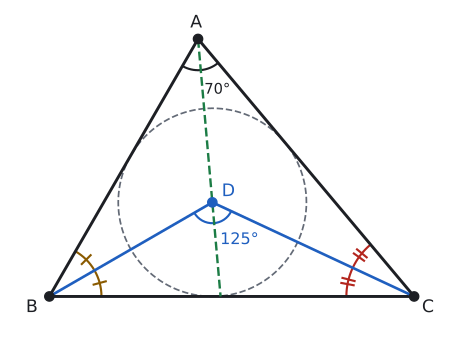

Write Python code to recreate this figure.
import sys; sys.path.insert(0, "tools")
from cizim import *

# m(A)=70, m(B)=60, m(C)=50. İç açıortaylar D'de kesişir: m(BDC) = 90 + 70/2 = 125.
B = np.array([0.0, 0.0]); C = np.array([7.0, 0.0])
t = 7 * np.sin(np.radians(50)) / np.sin(np.radians(70))
A = B + t * np.array([np.cos(np.radians(60)), np.sin(np.radians(60))])
a, b, c = np.linalg.norm(B - C), np.linalg.norm(A - C), np.linalg.norm(A - B)
D = (a * A + b * B + c * C) / (a + b + c)
r = D[1]                                   # D'nin [BC]'ye uzaklığı = iç teğet çemberin yarıçapı
S = B + (C - B) * c / (b + c)              # A'dan çıkan açıortayın [BC]'yi kestiği nokta
def derece(p, k, q):
    v, w = p - k, q - k
    return np.degrees(np.arccos(np.dot(v, w) / np.linalg.norm(v) / np.linalg.norm(w)))
print("BDC", derece(B, D, C), "BAD", derece(B, A, D), "DAC", derece(D, A, C))

def isaret(kose, p, q, rr, renk, n):
    aci(ax, kose, p, q, r=rr, renk=renk)
    a1 = np.arctan2(*(p - kose)[::-1]); a2 = np.arctan2(*(q - kose)[::-1])
    o = (a1 + a2) / 2
    for k in range(n):
        oo = o + (k - (n - 1) / 2) * 0.07
        u = np.array([np.cos(oo), np.sin(oo)])
        ax.plot(*zip(kose + (rr - 0.12) * u, kose + (rr + 0.12) * u), color=renk, lw=1.6)

fig, ax = sekil(6, 4.4)
ax.set_aspect("equal"); ax.axis("off")
ax.add_patch(patches.Circle(D, r, fill=False, edgecolor=SOLUK, lw=1.3, ls="--"))
ax.plot(*zip(A, B, C, A), color=YAZI)
ax.plot(*zip(B, D), color=MAVI, lw=2); ax.plot(*zip(C, D), color=MAVI, lw=2)
ax.plot(*zip(A, S), color=YESIL, lw=1.8, ls="--")
nokta(ax, *A, "A", dx=-0.15, dy=0.22); nokta(ax, *B, "B", dx=-0.45, dy=-0.3); nokta(ax, *C, "C", dx=0.15, dy=-0.3)
nokta(ax, *D, "D", dx=0.18, dy=0.12, renk=MAVI)
isaret(B, C, D, 1.0, SARI, 1); isaret(B, D, A, 1.0, SARI, 1)
isaret(C, A, D, 1.3, KIRMIZI, 2); isaret(C, D, B, 1.3, KIRMIZI, 2)
aci(ax, A, B, C, r=0.6, renk=YAZI)
ax.text(A[0] + 0.12, A[1] - 1.05, "70°", color=YAZI, fontsize=11, ha="left")
aci(ax, D, C, B, r=0.4, renk=MAVI)
ax.text(D[0] + 0.15, D[1] - 0.8, "125°", color=MAVI, fontsize=12, ha="left")
ax.set_xlim(-0.8, 7.7); ax.set_ylim(-0.7, A[1] + 0.6)
kaydet(fig, __file__)
